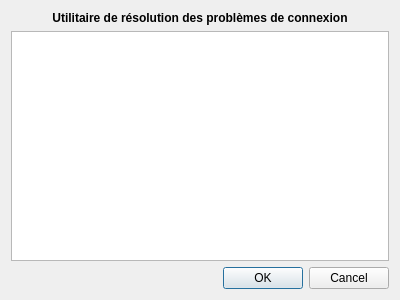
<?xml version="1.0" encoding="UTF-8"?>
<ui version="4.0">
 <class>ResolveConnectionIssuesDialog</class>
 <widget class="QDialog" name="ResolveConnectionIssuesDialog">
  <property name="geometry">
   <rect>
    <x>0</x>
    <y>0</y>
    <width>400</width>
    <height>300</height>
   </rect>
  </property>
  <property name="windowTitle">
   <string>Dialog</string>
  </property>
  <layout class="QVBoxLayout" name="verticalLayout">
   <item>
    <widget class="QLabel" name="label">
     <property name="text">
      <string>&lt;html&gt;&lt;head/&gt;&lt;body&gt;&lt;p align=&quot;center&quot;&gt;&lt;span style=&quot; font-weight:600;&quot;&gt;Utilitaire de résolution des problèmes de connexion&lt;/span&gt;&lt;/p&gt;&lt;/body&gt;&lt;/html&gt;</string>
     </property>
    </widget>
   </item>
   <item>
    <widget class="QTextEdit" name="infoText">
     <property name="readOnly">
      <bool>true</bool>
     </property>
    </widget>
   </item>
   <item>
    <widget class="QDialogButtonBox" name="buttonBox">
     <property name="orientation">
      <enum>Qt::Horizontal</enum>
     </property>
     <property name="standardButtons">
      <set>QDialogButtonBox::Cancel|QDialogButtonBox::Ok</set>
     </property>
    </widget>
   </item>
  </layout>
 </widget>
 <resources/>
 <connections>
  <connection>
   <sender>buttonBox</sender>
   <signal>accepted()</signal>
   <receiver>ResolveConnectionIssuesDialog</receiver>
   <slot>accept()</slot>
   <hints>
    <hint type="sourcelabel">
     <x>227</x>
     <y>277</y>
    </hint>
    <hint type="destinationlabel">
     <x>157</x>
     <y>274</y>
    </hint>
   </hints>
  </connection>
  <connection>
   <sender>buttonBox</sender>
   <signal>rejected()</signal>
   <receiver>ResolveConnectionIssuesDialog</receiver>
   <slot>reject()</slot>
   <hints>
    <hint type="sourcelabel">
     <x>295</x>
     <y>283</y>
    </hint>
    <hint type="destinationlabel">
     <x>286</x>
     <y>274</y>
    </hint>
   </hints>
  </connection>
 </connections>
</ui>
